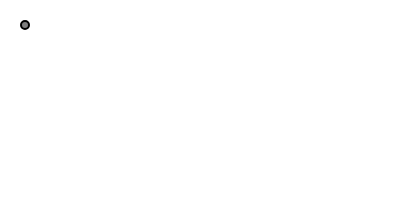
Frame 1 (no input)
Frame 60 (no input): identical to frame 1, image omitted
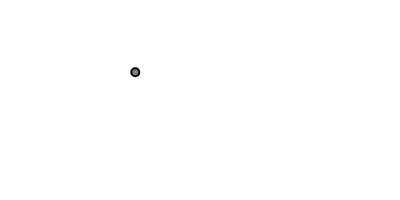
Frame 120 (the mouse pressed at the canvas centre since frame 60)

The p5.js sketch that drew these frames (run headless with seeded random() and noise() and a simulated clock; from frame 60 on, the mouse is pressed at the canvas centre):

// p5.js sketch
// ── sketch.js
class Human {
  constructor(position, velocity) {
    // Assuming position and velocity should be vectors
    this.position = createVector(position, position); // Corrected for demonstration
    this.velocity = createVector(velocity, velocity); // Creating vectors for position & velocity
    
    this.movementQueue = new PositionQueue(this.position, this.velocity); // Now a property of Human
    this.movementQueue.enableShape(true);
    this.movementQueue.enableTrail(false);
  }

  draw() {
    // Corrected to use properties of the Human class
    rect(this.position.x, this.position.y, 50, 50); // Corrected to use Human's position
  }
}

let testHuman;

function setup() {
  createCanvas(400, 200);
  // Create a Human instance correctly. Assuming the parameters are intended to be initial positions.
  testHuman = new Human(25, 25); // Corrected to match Human constructor
}

function draw() {
  background(255);
  testHuman.movementQueue.draw();
}
function mousePressed() {
  testHuman.movementQueue.addPosition({x: mouseX, y: mouseY});
}
// ── PositionQueue.js
class PositionQueue {
  static SHAPE_SIZE = 8;

  constructor(position, velocity) {
    this.position = position;
    this.velocity = velocity;
    this.shapeEnabled = false; 
    this.trailEnabled = false;
    this.textPositionEnabled = false;
    this.targets = [];
  }
  
    addPosition(newPosition) {
      this.targets.push(newPosition);
    }
  
    enableShape(flag) { 
      this.shapeEnabled = flag; 
    }
  
    enableTrail(flag){
      this.trailEnabled = flag;
    }
  
    enableDrawPositionText(flag){
      this.textPositionEnabled = flag;
    }
  
    #processMovement() {
      if (this.targets.length === 0) return; // Guard clause to prevent errors if no targets
  
      let target = createVector(this.targets[0].x, this.targets[0].y);
      let direction = p5.Vector.sub(target, this.position);
      
      if (direction.mag() > 1) {
        direction.setMag(2);
        this.position.add(direction);
      } else {
        this.targets.shift();
      }
    }
  
    #drawPositionText() {
      if (this.targets.length === 0) return; // Guard clause to prevent errors if no targets
      
      let lastElement = this.targets[this.targets.length - 1];
      text(`${lastElement.x}, ${lastElement.y}`, 100, 50);
    }
  
    #drawShape() {
      stroke(0);
      strokeWeight(2);
      fill(127);
      ellipse(this.position.x, this.position.y, PositionQueue.SHAPE_SIZE, PositionQueue.SHAPE_SIZE);
    }
  
    #drawTrail() {
      stroke(100, 100, 250, 100);
      beginShape();
      vertex(this.position.x, this.position.y);
      for (let target of this.targets) {
        vertex(target.x, target.y);
      }
      endShape();
    }
  
    draw() {
      if (this.targets.length > 0) {
        if(this.textPositionEnabled){
          this.#drawPositionText();
        }
        
        this.#processMovement();
      }
  
      if (this.shapeEnabled) {
        this.#drawShape();
      }
      if (this.trailEnabled){
        this.#drawTrail();
      }
    }
  }
// ── block.js

class Block {
    constructor(x, y) {
        this.x = x;
        this.y = y;
        this.angle = 0;
        this.color = 255;
    }

    setColor(color){
        this.color = color;
    }

    draw() {
        noFill();
        stroke(this.color);
        push();
        translate(this.x, this.y);
        rotate(this.angle);
        rect(0, 0, blockSize - blockOffset, blockSize - blockOffset);
        pop();
    }


    move() {
        let distance;

        // Prevents continues rotation of block when mouse is hovering
        if (pmouseX - mouseX != 0 || pmouseY - mouseY != 0) {
            distance = dist(mouseX, mouseY, this.x, this.y);
            if (distance < distMouse) {
                this.angle += 1;
            }
        }

        // Rotates square to 90 degrees and stops.
        if (this.angle > 0 && this.angle < 90) {
            this.angle += 1;
            if(this.color > 70){
                this.color -= 3;
            }
        } else {
            this.angle = 0;
            //this.color = 70;
        }

    }

}
